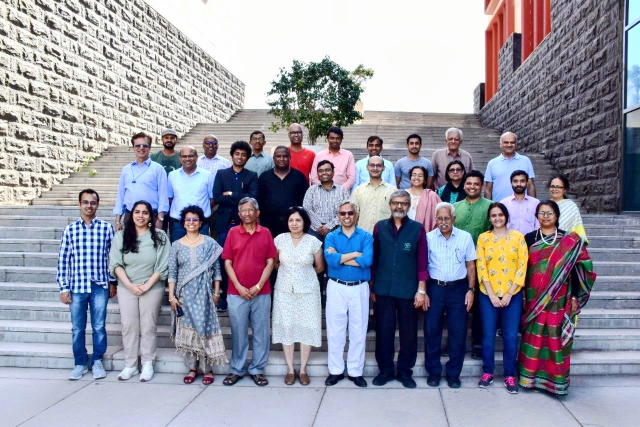
#> input picture Lab-5/Plaksha_Faculty.jpg, 1280 x 854 px (shown at 1/2 size)
$ jupyter execute 'Lab 5-Spring 2026.ipynb'
#> lines starting #> are read from the running program, lines starting #| are printed output that depends on the picture; after the words box and inside, x2 and y2 are one past the last pixel; in counts of white or black regions, pixels touching at a corner belong together
#### Instructions
###### Follow the instructions given in comments prefixed with ## and write your code below that.
###### Also fill the partial code in given blanks.
###### Don't make any changes to the rest part of the codes

### Answer the questions given at the end of this notebook within your report.

### You would need to submit your GitHub repository link. Refer to the PDF document for the instructions and details.

[cell 1]
import cv2
import numpy as np
import matplotlib.pyplot as plt
from sklearn.cluster import KMeans
from scipy.spatial import distance
from matplotlib.offsetbox import OffsetImage, AnnotationBbox

[cell 2]
## Reading the image plaksha_Faculty.jpg
img = cv2.imread('Plaksha_Faculty.jpg')
#> img is the input picture: shape (854, 1280, 3); mean B, G, R 162.4, 149, 149.2

## Convert the image to grayscale
gray_img = cv2.cvtColor(img, cv2.COLOR_BGR2GRAY)
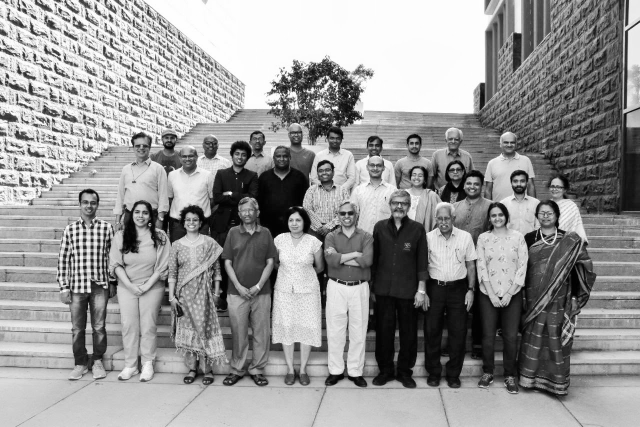
#> gray_img: shape (854, 1280) (shown at 1/2 size); min 0, max 255, mean 150.6

# Loading the required haar-cascade xml classifier file
face_cascade = cv2.CascadeClassifier(cv2.data.haarcascades + 'haarcascade_frontalface_default.xml')

# Applying the face detection method on the grayscale image.
## Change the parameters for better detection of faces in your case.
faces_rect = face_cascade.detectMultiScale(gray_img, 1.05, 4, minSize=(25,25), maxSize=(50,50))
#> faces_rect = 30 rows, first 6: [322, 263, 33, 33], [654, 265, 31, 31], [500, 266, 30, 30], [892, 267, 31, 31], [409, 277, 28, 28], [812, 274, 34, 34]

# Define the text and font parameters
text = 'Face'  ## The text you want to write
font = cv2.FONT_HERSHEY_SIMPLEX  ## Font type
font_scale = 0.5  ## Font scale factor
font_color = (0, 0, 255)  ## Text color in BGR format (here, it's red)
font_thickness = 1  ## Thickness of the text


# Iterating through rectangles of detected faces
for (x, y, w, h) in faces_rect:
    cv2.rectangle(img, (x, y), (x+w, y+h), (0, 0, 255), 2)
    # Use cv2.putText to add the text to the image, Use text, font, font_scale, font_color, font_thickness here
    cv2.putText(img, text, (x, y-10), font, font_scale, font_color, font_thickness)
#> this loop made 30 passes
#> (x, y, w, h) on passes 1 to 12: (322, 263, 33, 33), (654, 265, 31, 31), (500, 266, 30, 30), (892, 267, 31, 31), (409, 277, 28, 28), (812, 274, 34, 34), (464, 296, 33, 33), (632, 328, 34, 34), (819, 337, 33, 33), (570, 426, 39, 39), (576, 253, 32, 32), (1003, 273, 32, 32)
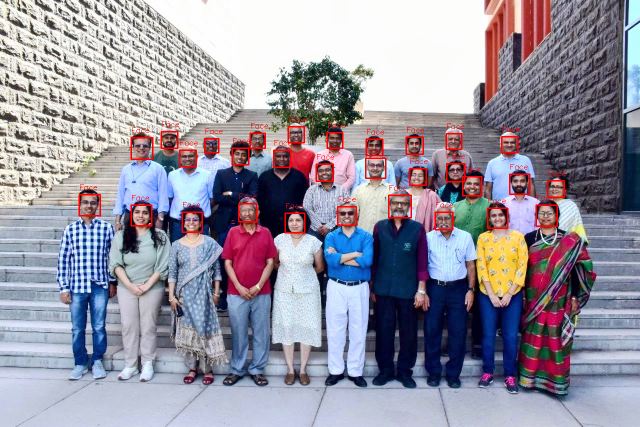
#> img: shape (854, 1280, 3) (shown at 1/2 size); 1.39% of pixels changed, all inside (x1, y1, x2, y2) = (157, 233, 1131, 467)

## Display the image and window title should be "Total number of face detected are #"
cv2.imshow(f'Total number of face detected are {len(faces_rect)}', img)
cv2.waitKey(0)
cv2.destroyAllWindows()

[cell 3]
from matplotlib.offsetbox import OffsetImage, AnnotationBbox
# Extract face region features (Hue and Saturation)
img_hsv = cv2.cvtColor(img, cv2.COLOR_BGR2HSV) ## call the img and convert it from BGR to HSV and store in img_hsv
#> img_hsv: shape (854, 1280, 3); mean H, S, V 85.8, 70.5, 173.4
hue_saturation = []
face_images = []  # To store detected face images

for (x, y, w, h) in faces_rect:
    face = img_hsv[y:y + h, x:x + w]
    hue = np.mean(face[:, :, 0])
    saturation = np.mean(face[:, :, 1])
    hue_saturation.append((hue, saturation))
    face_images.append(face)
#> this loop made 30 passes
#> (x, y, w, h, hue, saturation) on passes 1 to 12: (322, 263, 33, 33, 59.29, 121.7), (654, 265, 31, 31, 50.4, 133.1), (500, 266, 30, 30, 34.12, 118.3), (892, 267, 31, 31, 81.31, 108.2), (409, 277, 28, 28, 108, 121.1), (812, 274, 34, 34, 62.79, 116.9), (464, 296, 33, 33, 42.56, 134.3), (632, 328, 34, 34, 81.22, 114.8), (819, 337, 33, 33, 36.69, 114.4), (570, 426, 39, 39, 55.81, 115.3), (576, 253, 32, 32, 78.19, 99.55), (1003, 273, 32, 32, 51.71, 106.9)
#> after the loop, face_images = 30 items; hue_saturation = 30 pairs, first value 23.14 to 120.8, second value 80.77 to 134.3

hue_saturation = np.array(hue_saturation)

## Perform k-Means clustering on hue_saturation and store in kmeans
kmeans = KMeans(n_clusters=2, random_state=0, n_init=10).fit(hue_saturation)
#centroids = kmeans.cluster_centers_
#labels = kmeans.labels_

# Create a figure and axis
fig, ax = plt.subplots(figsize=(12, 6))

# Plot the clustered faces with custom markers
for i, (x,y,w,h ) in enumerate(faces_rect):
    im = OffsetImage(cv2.cvtColor(cv2.resize(face_images[i], (20, 20)), cv2.COLOR_HSV2RGB))
    ab = AnnotationBbox(im, (hue_saturation[i, 0], hue_saturation[i, 1]), frameon=False, pad=0)
    ax.add_artist(ab)
    plt.plot(hue_saturation[i, 0], hue_saturation[i, 1])


## Put x label
plt.xlabel('Hue')
## Put y label
plt.ylabel('Saturation')
## Put title
plt.title('Face Clustering based on Hue and Saturation')
## Put grid
plt.grid(True)
## show the plot
plt.show()
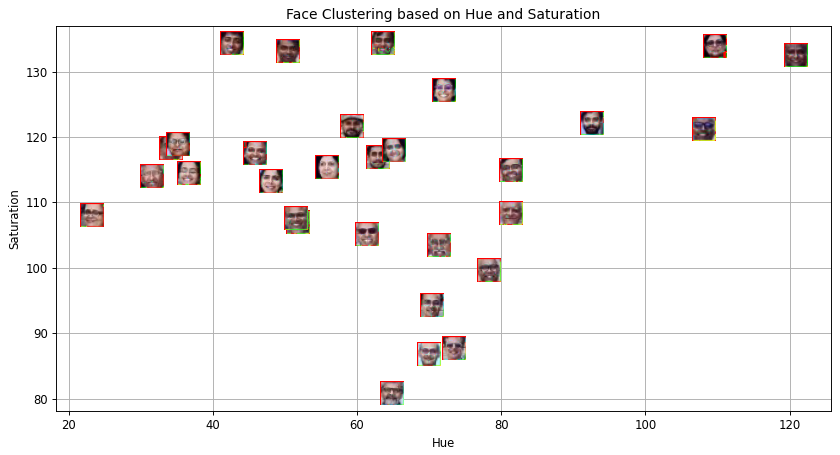
#> figure drawn by matplotlib, 1 panel

[cell 4]
# Create an empty list to store legend labels
legend_labels = []

# Create lists to store points for each cluster
cluster_0_points = []
cluster_1_points = []

# Your code for scatter plot goes here
fig, ax = plt.subplots(figsize=(12, 6))
for i, (x, y, w, h) in enumerate(faces_rect):
    if kmeans.labels_[i] == 0:
        cluster_0_points.append((hue_saturation[i, 0], hue_saturation[i, 1]))
    else:
        cluster_1_points.append((hue_saturation[i, 0], hue_saturation[i, 1]))
#> after the loop, cluster_0_points = [(59.29, 121.7), (50.4, 133.1), (34.12, 118.3), (62.79, 116.9), (42.56, 134.3), (36.69, 114.4), (55.81, 115.3), (51.71, 106.9), (63.54, 134.3), (45.8, 117.5), (23.14, 108), (31.55, 113.9), (48.03, 113.2), (51.53, 107.6), (61.3, 105.1), (65.06, 117.9), (35.11, 118.8)]; cluster_1_points = [(81.31, 108.2), (108, 121.1), (81.22, 114.8), (78.19, 99.55), (120.8, 132.5), (109.6, 133.8), (72, 127.1), (69.96, 86.68), (92.49, 122), (70.27, 94.28), (71.27, 103.4), (73.39, 87.63), (64.75, 80.77)]

cluster_0_points = np.array(cluster_0_points)
#> cluster_0_points = 17 rows, first 8: [59.29, 121.7], [50.4, 133.1], [34.12, 118.3], [62.79, 116.9], [42.56, 134.3], [36.69, 114.4], [55.81, 115.3], [51.71, 106.9]
# Plot points for cluster 0 in green
plt.scatter(cluster_0_points[:, 0], cluster_0_points[:, 1], color='green', label='Cluster 0')

cluster_1_points = np.array(cluster_1_points)
#> cluster_1_points = 13 rows, first 8: [81.31, 108.2], [108, 121.1], [81.22, 114.8], [78.19, 99.55], [120.8, 132.5], [109.6, 133.8], [72, 127.1], [69.96, 86.68]
# Plot points for cluster 1 in blue
plt.scatter(cluster_1_points[:, 0], cluster_1_points[:, 1], color='blue', label='Cluster 1')

# Calculate and plot centroids
centroid_0 = kmeans.cluster_centers_[0]
#> centroid_0 = [48.14, 117.5]
centroid_1 = kmeans.cluster_centers_[1]
#> centroid_1 = [84.1, 108.6]

# Plot both the centroid for cluster 0 and cluster 1
plt.scatter(centroid_0[0], centroid_0[1], color='red', marker='x', s=100, linewidth=3, label='Centroid 0')
plt.scatter(centroid_1[0], centroid_1[1], color='orange', marker='x', s=100
, linewidth=3, label='Centroid 1')

## Put x label
plt.xlabel('Hue')
## Put y label
plt.ylabel('Saturation')
## Put title
plt.title('Face Clustering based on Hue and Saturation')
## Add a legend
plt.legend()
## Add grid
plt.grid(True)
## Show the plot
plt.show()
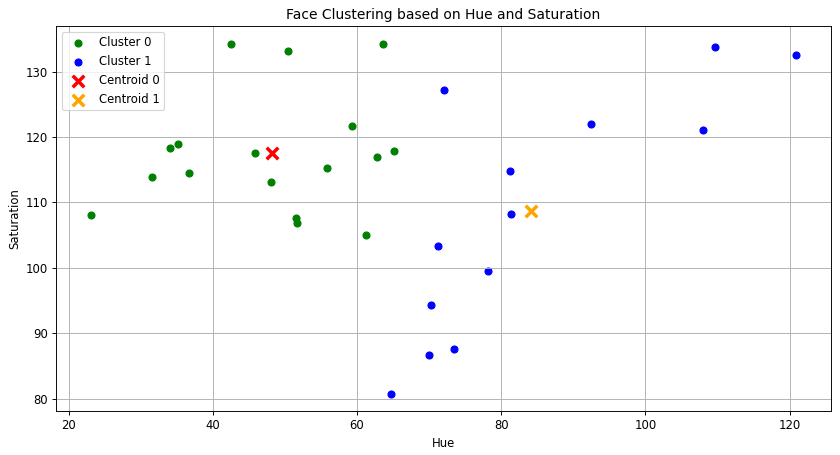
#> figure drawn by matplotlib, 1 panel

[cell 5]
## Read the class of the template image 'Dr_Shashi_Tharoor.jpg' using cv2 and store it in template_img
template_img = cv2.imread('Dr_Shashi_Tharoor.jpg')
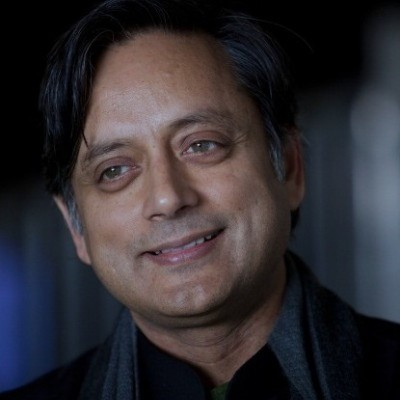
#> input picture Lab-5/Dr_Shashi_Tharoor.jpg, 400 x 400 px
#> template_img is the input picture: shape (400, 400, 3); mean B, G, R 49.8, 45.4, 49.1
template_img_copy = template_img.copy()  # Create a copy for drawing rectangles

# Detect face in the template image after converting it to gray and store it in template_faces
gray_template = cv2.cvtColor(template_img, cv2.COLOR_BGR2GRAY)
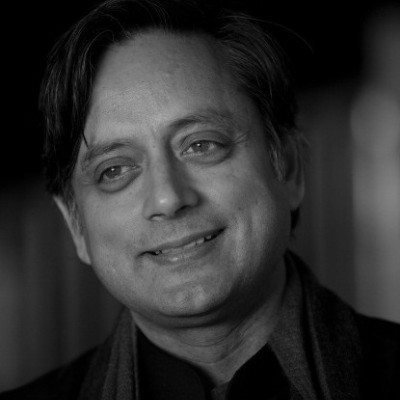
#> gray_template: shape (400, 400); min 0, max 188, mean 47
template_faces = face_cascade.detectMultiScale(gray_template, 1.1, 4)
#> template_faces = [[43, 60, 252, 252]]

# Draw rectangles around the detected faces on the copy
for (x, y, w, h) in template_faces:
    cv2.rectangle(template_img_copy, (x, y), (x + w, y + h), (0, 255, 0), 3)
#> this loop made 1 pass
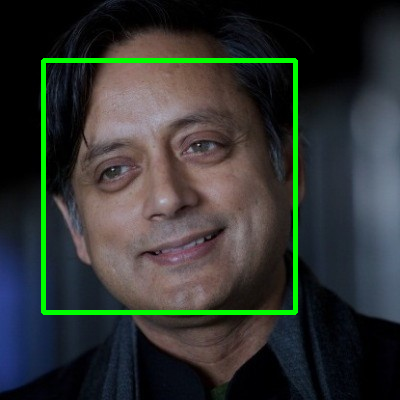
#> template_img_copy: shape (400, 400, 3); 3.14% of pixels changed, all inside (x1, y1, x2, y2) = (41, 58, 298, 315)

# Display the detected face in the template image
cv2.imshow(f'Total number of face detected in template are {len(template_faces)}', template_img_copy)
cv2.waitKey(0)
cv2.destroyAllWindows()

[cell 6]
## Convert the template image to HSV color space and store it in template_hsv
template_hsv = cv2.cvtColor(template_img, cv2.COLOR_BGR2HSV)
#> template_hsv: shape (400, 400, 3); mean H, S, V 66.8, 85.4, 57.9

## Extract hue and saturation features from the template image (taking the first detected face)
for (x, y, w, h) in template_faces:
    face_roi_hsv = template_hsv[y:y+h, x:x+w]
    template_hue = np.mean(face_roi_hsv[:, :, 0])
    template_saturation = np.mean(face_roi_hsv[:, :, 1])
    template_face = face_roi_hsv  # Store the face region for visualization
    break
#> this loop made 1 pass
#> (x, y, w, h, template_hue, template_saturation) on pass 1: (43, 60, 252, 252, 53.39, 70.09)

## Predict the cluster label for the template image and store it in template_label
template_label = kmeans.predict([[template_hue, template_saturation]])[0]
#> template_label = 0

# Create a figure and axis for visualization
fig, ax = plt.subplots(figsize=(12, 6))

# Plot the clustered faces with custom markers (similar to previous code)
for i, (x_coord, y_coord, w_coord, h_coord) in enumerate(faces_rect):
    color = 'red' if kmeans.labels_[i] == 0 else 'blue'
    im = OffsetImage(cv2.cvtColor(cv2.resize(face_images[i], (20, 20)), cv2.COLOR_HSV2RGB))
    ab = AnnotationBbox(im, (hue_saturation[i, 0], hue_saturation[i, 1]), frameon=False, pad=0)
    ax.add_artist(ab)
    plt.plot(hue_saturation[i, 0], hue_saturation[i, 1], 'o', markersize=5, color=color)
#> this loop made 30 passes

# Plot the template image in the respective cluster (using only the face region)
color = 'red' if template_label == 0 else 'blue'
#> color = 'red'
im = OffsetImage(cv2.cvtColor(cv2.resize(template_face, (20, 20)), cv2.COLOR_HSV2RGB))
ab = AnnotationBbox(im, (template_hue, template_saturation), frameon=False, pad=0)
ax.add_artist(ab)
plt.plot(template_hue, template_saturation, 'o', markersize=5, color=color)

## Put x label
plt.xlabel('Hue')
## Put y label
plt.ylabel('Saturation')
## Put title
plt.title(f'Template Image Predicted in {"Cluster 0 (Red)" if template_label == 0 else "Cluster 1 (Blue)"}')
## Add a legend
plt.legend()
## Add grid
plt.grid(True)
## show plot
plt.show()
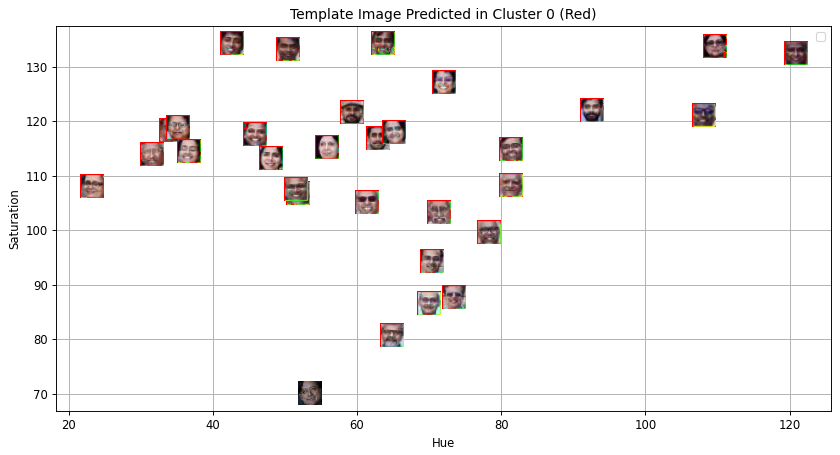
#> figure drawn by matplotlib, 1 panel

[cell 7]
# Create an empty list to store legend labels
legend_labels = []

# Create lists to store points for each cluster
cluster_0_points = []
cluster_1_points = []

# Your code for scatter plot goes here
fig, ax = plt.subplots(figsize=(12, 6))
for i, (x, y, w, h) in enumerate(faces_rect):
    if kmeans.labels_[i] == 0:
        cluster_0_points.append((hue_saturation[i, 0], hue_saturation[i, 1]))
    else:
        cluster_1_points.append((hue_saturation[i, 0], hue_saturation[i, 1]))
#> after the loop, cluster_0_points = [(59.29, 121.7), (50.4, 133.1), (34.12, 118.3), (62.79, 116.9), (42.56, 134.3), (36.69, 114.4), (55.81, 115.3), (51.71, 106.9), (63.54, 134.3), (45.8, 117.5), (23.14, 108), (31.55, 113.9), (48.03, 113.2), (51.53, 107.6), (61.3, 105.1), (65.06, 117.9), (35.11, 118.8)]; cluster_1_points = [(81.31, 108.2), (108, 121.1), (81.22, 114.8), (78.19, 99.55), (120.8, 132.5), (109.6, 133.8), (72, 127.1), (69.96, 86.68), (92.49, 122), (70.27, 94.28), (71.27, 103.4), (73.39, 87.63), (64.75, 80.77)]

# Plot points for cluster 0 in green
cluster_0_points = np.array(cluster_0_points)
#> cluster_0_points = 17 rows, first 8: [59.29, 121.7], [50.4, 133.1], [34.12, 118.3], [62.79, 116.9], [42.56, 134.3], [36.69, 114.4], [55.81, 115.3], [51.71, 106.9]
plt.scatter(cluster_0_points[:, 0], cluster_0_points[:, 1], color='green', label='Cluster 0')

# Plot points for cluster 1 in blue
cluster_1_points = np.array(cluster_1_points)
#> cluster_1_points = 13 rows, first 8: [81.31, 108.2], [108, 121.1], [81.22, 114.8], [78.19, 99.55], [120.8, 132.5], [109.6, 133.8], [72, 127.1], [69.96, 86.68]
plt.scatter(cluster_1_points[:, 0], cluster_1_points[:, 1], color='blue', label='Cluster 1')

# Calculate and plot centroids for both the clusters
centroid_0 = kmeans.cluster_centers_[0]
centroid_1 = kmeans.cluster_centers_[1]

# Plot for centroid 0
plt.scatter(centroid_0[0], centroid_0[1], color='red', marker='x', s=150, linewidth=3, label='Centroid 0')
# Plot for centroid 1
plt.scatter(centroid_1[0], centroid_1[1], color='orange', marker='x', s=150, linewidth=3, label='Centroid 1')

# Plot the template image position (Violet circle)
plt.plot(template_hue, template_saturation, marker='o', c='violet', markersize=12, label=f'Template (Class {template_label})')

## Put x label
plt.xlabel('Hue')
## Put y label
plt.ylabel('Saturation')
## Put title
plt.title('Final Results: Face Clustering and Template Matching')
## Add a legend
plt.legend()
## Add grid
plt.grid(True)
## show the plot
plt.show()
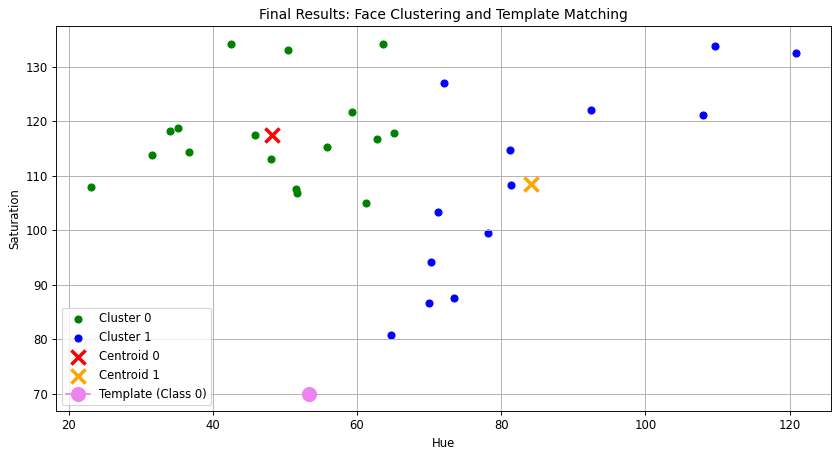
#> figure drawn by matplotlib, 1 panel

# End of the lab 5 ##
